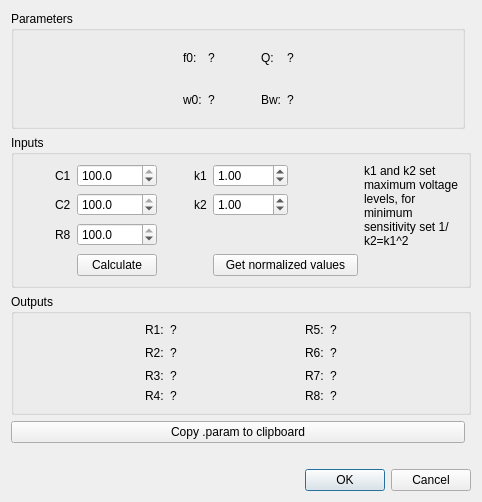
<?xml version="1.0" encoding="UTF-8"?>
<ui version="4.0">
 <class>fleischertow_dialog</class>
 <widget class="QDialog" name="fleischertow_dialog">
  <property name="geometry">
   <rect>
    <x>0</x>
    <y>0</y>
    <width>482</width>
    <height>502</height>
   </rect>
  </property>
  <property name="windowTitle">
   <string>Fleischer-Tow Universal cell</string>
  </property>
  <layout class="QGridLayout" name="gridLayout_3" rowstretch="1,0,0,0,0,0" columnstretch="0,0">
   <item row="2" column="0" colspan="2">
    <widget class="QGroupBox" name="groupBox_3">
     <property name="title">
      <string>Outputs</string>
     </property>
     <layout class="QGridLayout" name="gridLayout_4">
      <item row="0" column="1">
       <widget class="QLabel" name="label_14">
        <property name="sizePolicy">
         <sizepolicy hsizetype="Maximum" vsizetype="Preferred">
          <horstretch>0</horstretch>
          <verstretch>0</verstretch>
         </sizepolicy>
        </property>
        <property name="text">
         <string>R1:</string>
        </property>
       </widget>
      </item>
      <item row="4" column="6">
       <widget class="QLabel" name="R8_val">
        <property name="text">
         <string>?</string>
        </property>
       </widget>
      </item>
      <item row="0" column="4">
       <widget class="QLabel" name="label_24">
        <property name="sizePolicy">
         <sizepolicy hsizetype="Maximum" vsizetype="Preferred">
          <horstretch>0</horstretch>
          <verstretch>0</verstretch>
         </sizepolicy>
        </property>
        <property name="text">
         <string>R5:</string>
        </property>
       </widget>
      </item>
      <item row="1" column="3">
       <spacer name="horizontalSpacer_8">
        <property name="orientation">
         <enum>Qt::Horizontal</enum>
        </property>
        <property name="sizeHint" stdset="0">
         <size>
          <width>40</width>
          <height>20</height>
         </size>
        </property>
       </spacer>
      </item>
      <item row="1" column="2">
       <widget class="QLabel" name="R2_val">
        <property name="text">
         <string>?</string>
        </property>
       </widget>
      </item>
      <item row="2" column="1">
       <widget class="QLabel" name="label_19">
        <property name="sizePolicy">
         <sizepolicy hsizetype="Maximum" vsizetype="Preferred">
          <horstretch>0</horstretch>
          <verstretch>0</verstretch>
         </sizepolicy>
        </property>
        <property name="text">
         <string>R3:</string>
        </property>
       </widget>
      </item>
      <item row="0" column="6">
       <widget class="QLabel" name="R5_val">
        <property name="text">
         <string>?</string>
        </property>
       </widget>
      </item>
      <item row="1" column="0">
       <spacer name="horizontalSpacer_7">
        <property name="orientation">
         <enum>Qt::Horizontal</enum>
        </property>
        <property name="sizeHint" stdset="0">
         <size>
          <width>40</width>
          <height>20</height>
         </size>
        </property>
       </spacer>
      </item>
      <item row="1" column="4">
       <widget class="QLabel" name="label_26">
        <property name="sizePolicy">
         <sizepolicy hsizetype="Maximum" vsizetype="Preferred">
          <horstretch>0</horstretch>
          <verstretch>0</verstretch>
         </sizepolicy>
        </property>
        <property name="text">
         <string>R6:</string>
        </property>
       </widget>
      </item>
      <item row="4" column="1">
       <widget class="QLabel" name="label_21">
        <property name="sizePolicy">
         <sizepolicy hsizetype="Maximum" vsizetype="Preferred">
          <horstretch>0</horstretch>
          <verstretch>0</verstretch>
         </sizepolicy>
        </property>
        <property name="text">
         <string>R4:</string>
        </property>
       </widget>
      </item>
      <item row="2" column="6">
       <widget class="QLabel" name="R7_val">
        <property name="text">
         <string>?</string>
        </property>
       </widget>
      </item>
      <item row="2" column="2">
       <widget class="QLabel" name="R3_val">
        <property name="text">
         <string>?</string>
        </property>
       </widget>
      </item>
      <item row="0" column="2">
       <widget class="QLabel" name="R1_val">
        <property name="text">
         <string>?</string>
        </property>
       </widget>
      </item>
      <item row="4" column="2">
       <widget class="QLabel" name="R4_val">
        <property name="text">
         <string>?</string>
        </property>
       </widget>
      </item>
      <item row="1" column="6">
       <widget class="QLabel" name="R6_val">
        <property name="text">
         <string>?</string>
        </property>
       </widget>
      </item>
      <item row="2" column="4">
       <widget class="QLabel" name="label_28">
        <property name="sizePolicy">
         <sizepolicy hsizetype="Maximum" vsizetype="Preferred">
          <horstretch>0</horstretch>
          <verstretch>0</verstretch>
         </sizepolicy>
        </property>
        <property name="text">
         <string>R7:</string>
        </property>
       </widget>
      </item>
      <item row="4" column="4">
       <widget class="QLabel" name="label_30">
        <property name="sizePolicy">
         <sizepolicy hsizetype="Maximum" vsizetype="Preferred">
          <horstretch>0</horstretch>
          <verstretch>0</verstretch>
         </sizepolicy>
        </property>
        <property name="text">
         <string>R8:</string>
        </property>
       </widget>
      </item>
      <item row="1" column="1">
       <widget class="QLabel" name="label_17">
        <property name="sizePolicy">
         <sizepolicy hsizetype="Maximum" vsizetype="Preferred">
          <horstretch>0</horstretch>
          <verstretch>0</verstretch>
         </sizepolicy>
        </property>
        <property name="text">
         <string>R2:</string>
        </property>
       </widget>
      </item>
      <item row="1" column="7">
       <spacer name="horizontalSpacer_9">
        <property name="orientation">
         <enum>Qt::Horizontal</enum>
        </property>
        <property name="sizeHint" stdset="0">
         <size>
          <width>40</width>
          <height>20</height>
         </size>
        </property>
       </spacer>
      </item>
     </layout>
    </widget>
   </item>
   <item row="4" column="0">
    <widget class="QLabel" name="error_label">
     <property name="sizePolicy">
      <sizepolicy hsizetype="Preferred" vsizetype="Fixed">
       <horstretch>0</horstretch>
       <verstretch>0</verstretch>
      </sizepolicy>
     </property>
     <property name="text">
      <string/>
     </property>
     <property name="alignment">
      <set>Qt::AlignCenter</set>
     </property>
    </widget>
   </item>
   <item row="1" column="0" colspan="2">
    <widget class="QGroupBox" name="groupBox_2">
     <property name="title">
      <string>Inputs</string>
     </property>
     <layout class="QGridLayout" name="gridLayout_2" columnstretch="1,0,0,1,0,0,2,3">
      <item row="1" column="5">
       <widget class="ScienDSpinBox" name="k2_sb">
        <property name="value">
         <double>1.000000000000000</double>
        </property>
       </widget>
      </item>
      <item row="1" column="1">
       <widget class="QLabel" name="label_10">
        <property name="sizePolicy">
         <sizepolicy hsizetype="Maximum" vsizetype="Preferred">
          <horstretch>0</horstretch>
          <verstretch>0</verstretch>
         </sizepolicy>
        </property>
        <property name="text">
         <string>C2</string>
        </property>
       </widget>
      </item>
      <item row="0" column="1">
       <widget class="QLabel" name="label_9">
        <property name="sizePolicy">
         <sizepolicy hsizetype="Maximum" vsizetype="Preferred">
          <horstretch>0</horstretch>
          <verstretch>0</verstretch>
         </sizepolicy>
        </property>
        <property name="text">
         <string>C1</string>
        </property>
       </widget>
      </item>
      <item row="2" column="2">
       <widget class="ScienDSpinBox" name="R8_sb">
        <property name="decimals">
         <number>1</number>
        </property>
        <property name="value">
         <double>100.000000000000000</double>
        </property>
       </widget>
      </item>
      <item row="0" column="7" rowspan="3">
       <widget class="QLabel" name="label_15">
        <property name="text">
         <string>k1 and k2 set maximum voltage levels, for minimum sensitivity set 1/k2=k1^2</string>
        </property>
        <property name="wordWrap">
         <bool>true</bool>
        </property>
       </widget>
      </item>
      <item row="1" column="2">
       <widget class="ScienDSpinBox" name="C2_sb">
        <property name="decimals">
         <number>1</number>
        </property>
        <property name="value">
         <double>100.000000000000000</double>
        </property>
       </widget>
      </item>
      <item row="2" column="1">
       <widget class="QLabel" name="label_11">
        <property name="sizePolicy">
         <sizepolicy hsizetype="Maximum" vsizetype="Preferred">
          <horstretch>0</horstretch>
          <verstretch>0</verstretch>
         </sizepolicy>
        </property>
        <property name="text">
         <string>R8</string>
        </property>
       </widget>
      </item>
      <item row="0" column="0">
       <spacer name="horizontalSpacer_4">
        <property name="orientation">
         <enum>Qt::Horizontal</enum>
        </property>
        <property name="sizeHint" stdset="0">
         <size>
          <width>40</width>
          <height>20</height>
         </size>
        </property>
       </spacer>
      </item>
      <item row="0" column="4">
       <widget class="QLabel" name="label_12">
        <property name="sizePolicy">
         <sizepolicy hsizetype="Maximum" vsizetype="Preferred">
          <horstretch>0</horstretch>
          <verstretch>0</verstretch>
         </sizepolicy>
        </property>
        <property name="text">
         <string>k1</string>
        </property>
       </widget>
      </item>
      <item row="0" column="6">
       <spacer name="horizontalSpacer_5">
        <property name="orientation">
         <enum>Qt::Horizontal</enum>
        </property>
        <property name="sizeHint" stdset="0">
         <size>
          <width>40</width>
          <height>20</height>
         </size>
        </property>
       </spacer>
      </item>
      <item row="0" column="5">
       <widget class="ScienDSpinBox" name="k1_sb">
        <property name="minimumSize">
         <size>
          <width>75</width>
          <height>0</height>
         </size>
        </property>
        <property name="value">
         <double>1.000000000000000</double>
        </property>
       </widget>
      </item>
      <item row="0" column="3">
       <spacer name="horizontalSpacer_6">
        <property name="orientation">
         <enum>Qt::Horizontal</enum>
        </property>
        <property name="sizeHint" stdset="0">
         <size>
          <width>40</width>
          <height>20</height>
         </size>
        </property>
       </spacer>
      </item>
      <item row="3" column="2">
       <widget class="QPushButton" name="calc_btn">
        <property name="text">
         <string>Calculate</string>
        </property>
       </widget>
      </item>
      <item row="0" column="2">
       <widget class="ScienDSpinBox" name="C1_sb">
        <property name="minimumSize">
         <size>
          <width>75</width>
          <height>0</height>
         </size>
        </property>
        <property name="decimals">
         <number>1</number>
        </property>
        <property name="value">
         <double>100.000000000000000</double>
        </property>
       </widget>
      </item>
      <item row="1" column="4">
       <widget class="QLabel" name="label_13">
        <property name="text">
         <string>k2</string>
        </property>
       </widget>
      </item>
      <item row="3" column="5" colspan="2">
       <widget class="QPushButton" name="optimize_btn">
        <property name="text">
         <string>Get normalized values</string>
        </property>
       </widget>
      </item>
     </layout>
    </widget>
   </item>
   <item row="0" column="0">
    <widget class="QGroupBox" name="groupBox">
     <property name="title">
      <string>Parameters</string>
     </property>
     <layout class="QGridLayout" name="gridLayout" columnstretch="0,0,0,0,0,0,0">
      <item row="0" column="1">
       <widget class="QLabel" name="label_2">
        <property name="text">
         <string>f0:</string>
        </property>
       </widget>
      </item>
      <item row="0" column="2">
       <widget class="QLabel" name="f0_val">
        <property name="text">
         <string>?</string>
        </property>
       </widget>
      </item>
      <item row="0" column="5">
       <widget class="QLabel" name="Q_val">
        <property name="text">
         <string>?</string>
        </property>
       </widget>
      </item>
      <item row="0" column="0">
       <spacer name="horizontalSpacer_2">
        <property name="orientation">
         <enum>Qt::Horizontal</enum>
        </property>
        <property name="sizeHint" stdset="0">
         <size>
          <width>40</width>
          <height>20</height>
         </size>
        </property>
       </spacer>
      </item>
      <item row="1" column="2">
       <widget class="QLabel" name="w0_val">
        <property name="text">
         <string>?</string>
        </property>
       </widget>
      </item>
      <item row="0" column="6">
       <spacer name="horizontalSpacer_3">
        <property name="orientation">
         <enum>Qt::Horizontal</enum>
        </property>
        <property name="sizeHint" stdset="0">
         <size>
          <width>40</width>
          <height>20</height>
         </size>
        </property>
       </spacer>
      </item>
      <item row="1" column="1">
       <widget class="QLabel" name="label_3">
        <property name="text">
         <string>w0:</string>
        </property>
       </widget>
      </item>
      <item row="0" column="4">
       <widget class="QLabel" name="label_4">
        <property name="text">
         <string>Q:</string>
        </property>
       </widget>
      </item>
      <item row="1" column="4">
       <widget class="QLabel" name="label_5">
        <property name="text">
         <string>Bw:</string>
        </property>
       </widget>
      </item>
      <item row="1" column="5">
       <widget class="QLabel" name="bw_val">
        <property name="text">
         <string>?</string>
        </property>
       </widget>
      </item>
      <item row="0" column="3">
       <spacer name="horizontalSpacer">
        <property name="orientation">
         <enum>Qt::Horizontal</enum>
        </property>
        <property name="sizeType">
         <enum>QSizePolicy::Preferred</enum>
        </property>
        <property name="sizeHint" stdset="0">
         <size>
          <width>40</width>
          <height>20</height>
         </size>
        </property>
       </spacer>
      </item>
     </layout>
    </widget>
   </item>
   <item row="5" column="0" colspan="2">
    <widget class="QDialogButtonBox" name="OK_btn">
     <property name="enabled">
      <bool>true</bool>
     </property>
     <property name="toolTip">
      <string notr="true"/>
     </property>
     <property name="locale">
      <locale language="English" country="UnitedStates"/>
     </property>
     <property name="orientation">
      <enum>Qt::Horizontal</enum>
     </property>
     <property name="standardButtons">
      <set>QDialogButtonBox::Cancel|QDialogButtonBox::Ok</set>
     </property>
    </widget>
   </item>
   <item row="3" column="0">
    <widget class="QPushButton" name="cpyclipboard_btn">
     <property name="text">
      <string>Copy .param to clipboard</string>
     </property>
    </widget>
   </item>
  </layout>
 </widget>
 <customwidgets>
  <customwidget>
   <class>ScienDSpinBox</class>
   <extends>QDoubleSpinBox</extends>
   <header>src.widgets.scientific_spinbox</header>
  </customwidget>
 </customwidgets>
 <tabstops>
  <tabstop>C1_sb</tabstop>
  <tabstop>C2_sb</tabstop>
  <tabstop>R8_sb</tabstop>
  <tabstop>k1_sb</tabstop>
  <tabstop>k2_sb</tabstop>
  <tabstop>calc_btn</tabstop>
  <tabstop>optimize_btn</tabstop>
  <tabstop>cpyclipboard_btn</tabstop>
 </tabstops>
 <resources/>
 <connections>
  <connection>
   <sender>OK_btn</sender>
   <signal>accepted()</signal>
   <receiver>fleischertow_dialog</receiver>
   <slot>accept()</slot>
   <hints>
    <hint type="sourcelabel">
     <x>248</x>
     <y>254</y>
    </hint>
    <hint type="destinationlabel">
     <x>157</x>
     <y>274</y>
    </hint>
   </hints>
  </connection>
  <connection>
   <sender>OK_btn</sender>
   <signal>rejected()</signal>
   <receiver>fleischertow_dialog</receiver>
   <slot>reject()</slot>
   <hints>
    <hint type="sourcelabel">
     <x>316</x>
     <y>260</y>
    </hint>
    <hint type="destinationlabel">
     <x>286</x>
     <y>274</y>
    </hint>
   </hints>
  </connection>
 </connections>
</ui>
